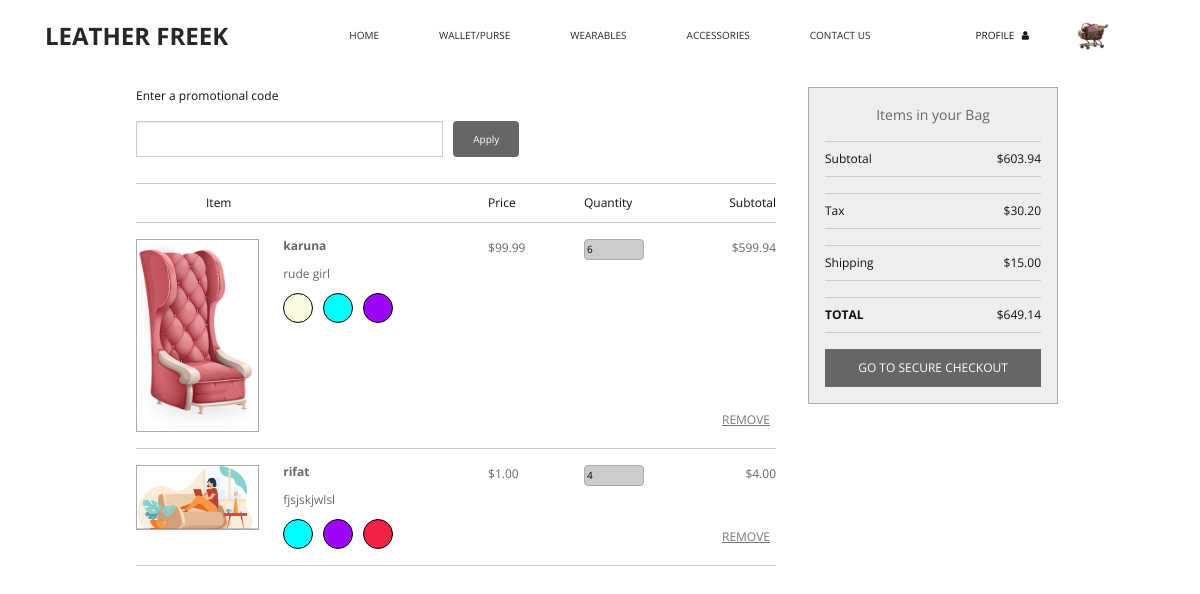
/shopping_cart/ (signed in), run on the app's committed database.
### leather_web/models.py (models this page shows, shortened)
class shopping_cart(models.Model):
    cart_id = models.AutoField(primary_key=True)
    user = models.ForeignKey(get_user_model(), on_delete=models.CASCADE)
    product = models.ForeignKey(Display_Product, on_delete=models.CASCADE)
    quantity = models.IntegerField()
    date_added = models.DateTimeField(auto_now_add=True)

class Display_Product(models.Model):
    product_id = models.AutoField(primary_key=True)
    product_name = models.CharField(max_length=100)
    product_price = models.DecimalField(max_digits=10, decimal_places=2)
    product_title = models.CharField(max_length=100)
    product_color = models.ManyToManyField('Color')
    product_catagory = models.ManyToManyField('Catagory')
    product_design_catagory = models.ManyToManyField('Design_Catagory')
    product_added_date = models.DateTimeField(auto_now_add=True)
    volume_description = models.ForeignKey(Volume_Description, on_delete=models.CASCADE)
    weight_description = models.DecimalField(max_digits=10, decimal_places=2)
    text_description = models.TextField()
    product_image = models.ManyToManyField('ProductImage')
    Instagram_Post = models.ManyToManyField('Instagram_Post' , blank=True , null=True)

class ProductImage(models.Model):
    image_id = models.AutoField(primary_key=True)
    image = models.ImageField(upload_to='product_images/')

class Color(models.Model):
    color_id = models.AutoField(primary_key=True)
    color_name = models.CharField(max_length=100)
    hex_code = models.CharField(max_length=7)  # To store hexadecimal color code (e.g., #FFFFFF)

### leather_web/views.py (the view, shortened to what this page needs)
# urls.py: path('shopping_cart/', views.shopping_cart_view, name='shopping_cart'),
def shopping_cart_view(request):
    if request.user.is_authenticated:
        user = request.user
        cart_items = shopping_cart.objects.filter(user=user)
        context = {
            'cart_items': cart_items,
        }
    else:
        context = {}
    return render(request, 'events/shopping_cart.html', context)

### leather_web/templatetags/custom_tags.py (called while the page is built)
@register.filter
def multiply(value, arg):
    return value * arg

### leather_web/templates/events/shopping_cart.html (shortened to what this page needs)
{% load static %}
{% load custom_tags %}
{% block content %}
<!DOCTYPE html>
<html lang="en">
<head>
  <link rel="stylesheet" type="text/css" href="{% static 'css/bootstrap.css' %}" />
  <link href="{% static 'css/font-awesome.min.css' %}" rel="stylesheet" />
  <link href="{% static 'css/style.css' %}" rel="stylesheet" />
  <link href="{% static 'css/responsive.css' %}" rel="stylesheet" />
</head>
<body>
  <div class="">
    {% include 'events/head_nav.html' %}
      </div>
  <main>
    <div class="basket">
      <div class="basket-module">
        <label for="promo-code">Enter a promotional code</label>
        <form id="coupon_code" method="POST" action="#">
          <div class="form-group">
            <input id="promo-code" type="text" name="coupon_code" maxlength="5" class="promo-code-field">
          </div>
          <button class="submit promo-code-cta" onclick="apply_coupon_code(event)">Apply</button>
        </form>
      </div>
      <div class="basket-labels">
        <ul>
          <li class="item item-heading">Item</li>
          <li class="price">Price</li>
          <li class="quantity">Quantity</li>
          <li class="subtotal">Subtotal</li>
        </ul>
      </div>
      {% for item in cart_items %}
      <div class="product" data-product-id="{{ item.product.product_id }}" >
        <div class="item">
          <div class="product-image">
            <img src="{{ item.product.product_image.first.image.url }}" alt="{{ item.product.product_image.first.image.url }}" class="product-frame">
          </div>
          <div class="product-details">
            <h1><strong>{{ item.product.product_name }}</strong></h1>
            <p>{{ item.product.product_title }}</p>
            <div style="margin-top: 10px;" class="color-container" id="color-container">
              {% for color in item.product.product_color.all %}
                  <div class="color-viewer" data-hex="{{ color.hex_code }}" title="{{ color.color_name }}"></div>
              {% endfor %}
          </div>
          </div>
        </div>
        <div class="price">${{ item.product.product_price }}</div>
        <div class="quantity">
          <input type="number" value="{{ item.quantity }}" min="1" data-product-id="{{ item.product.product_id }}" onchange="updateQuantity_ajax({{ item.product.product_id }})" class="quantity-field">
        </div>
        <div class="product-line-price subtotal">${{ item.product.product_price|multiply:item.quantity }}</div>
        <div class="remove">
          <button data-product-id="{{ item.product.product_id }}" onclick="removeItem({{ item.product.product_id }})">Remove</button>
        </div>
      </div>
      {% endfor %}
    </div>
    <aside>
      <div class="summary">
        <div class="summary-total-items"> Items in your Bag</div>
        <div class="summary-subtotal">
          <div class="subtotal-title">Subtotal</div>
          <div class="totals-value subtotal-value final-value" id="cart-subtotal">{{ subtotal }}</div>
        </div>
        <div class="summary-subtotal">
          <div class="subtotal-title">Tax</div>
          <div class="totals-value subtotal-value final-value" id="cart-tax">{{ tax }}</div>
        </div>
        <div class="summary-subtotal">
          <div class="subtotal-title">Shipping</div>
          <div class="totals-value subtotal-value final-value" id="cart-shipping">{{ shipping }}</div>
        </div>
        <div class="summary-total">
          <div class="total-title">Total</div>
          <div class="totals-value total-value final-value" id="cart-total">{{ total }}</div>
        </div>
        <div class="summary-checkout">
          <button class="checkout-cta">Go to Secure Checkout</button>
        </div>
      </div>
    </aside>
  </main>
</body>
</html>
{% endblock %}

### static/css/style.css (style rules this page uses)
body { font-family: "Poppins", sans-serif; color: #0c0c0c; background-color: #ffffff; overflow-x: hidden; }

### data on the page
shopping_cart: product.product_image.first.image (picture), product.product_name "karuna", product.product_title "rude girl", product.product_price "99.99", quantity "6", product.product_price|multiply "599.94"
shopping_cart: product.product_image.first.image (picture), product.product_name "rifat", product.product_title "fjsjskjwlsl", product.product_price "1.00", quantity "4", product.product_price|multiply "4.00"
